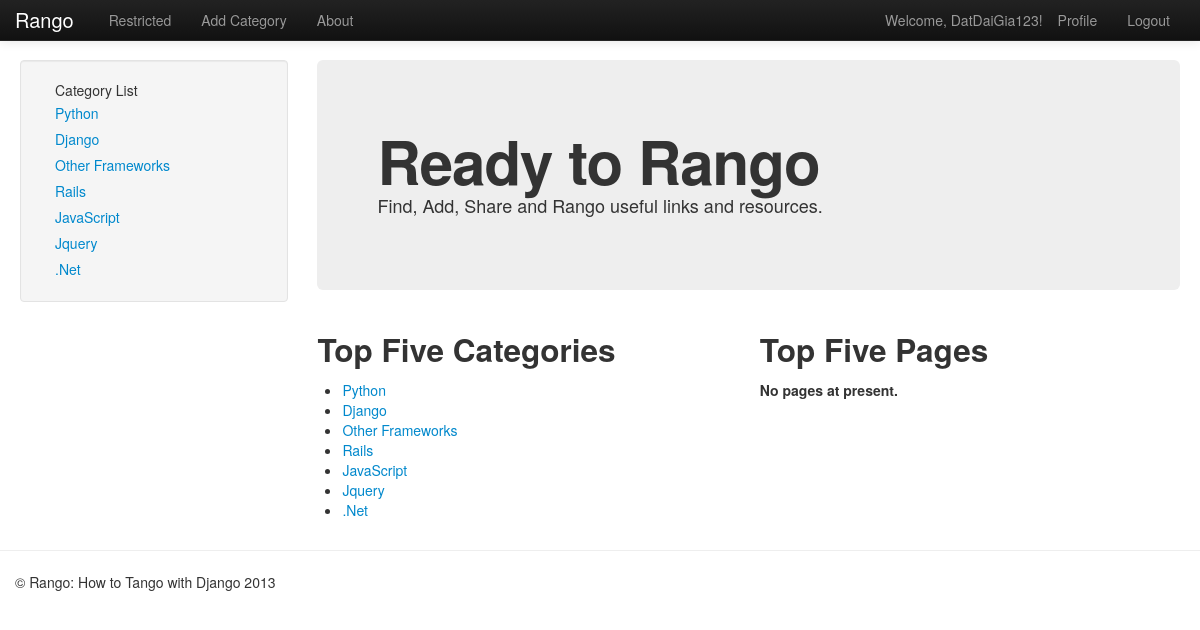
Screenshot of /rango/ (signed in) with the database file from the repository.
### rango/models.py (models this page shows, shortened)
class Category(models.Model):
    name = models.CharField(max_length=128, unique=True)
    views = models.IntegerField(default=0)
    likes = models.IntegerField(default=0)
    slug = models.SlugField()

### rango/views.py (the view)
def index(request):
  request.session.set_test_cookie()
  context = RequestContext(request)
  cat_list = get_category_list()
  context_dict = {'cat_list': cat_list}
  if request.session.get('last_visit'):
      last_visit_time = request.session.get('last_visit')
      visits = request.session.get('visits', 0)
      if (datetime.now() - datetime.strptime(last_visit_time[:-7], "%Y-%m-%d %H:%M:%S")).days > 0:
          request.session['visits'] = visits + 1
          request.session['last_visit'] = str(datetime.now())
  else:
      request.session['last_visit'] = str(datetime.now())
      request.session['visits'] = 1
  return render_to_response('rango/index.html', context_dict, context)

### rango/views.py (called while the page is built)
def get_category_list():
    cat_list = Category.objects.all()
    return cat_list

### templates/rango/index.html
{% extends 'rango/base.html' %}
{% load static %}
{% block body_block %}
<div class="hero-unit">
    <h1>Ready to Rango</h1>
    <p>Find, Add, Share and Rango useful links and resources.</p>
</div>
<div class="row-fluid">
    <div class="span6">
        <h2>Top Five Categories</h2>
        {% if cat_list %}
        <ul>
            {% for category in cat_list %}
            <li><a href="/rango/category/{{category.slug}}">{{ category.name }}</a></li>
            {% endfor %}
        </ul>
        {% else %}
        <strong>No categories at present.</strong>
        {% endif %}
    </div>
    <div class="span6">
        <h2>Top Five Pages</h2>
        {% if pages %}
        <ul>
            {% for page in pages %}
            <li><a href="{{ page.url}}">{{ page.title }}</a> - {{ page.category }} ({{ page.views }} view(s))</li>
            {% endfor %}
        </ul>
        {% else %}
        <strong>No pages at present.</strong>
        {% endif %}
    </div>
</div>
{% endblock %}

### templates/rango/base.html (shortened to what this page needs)
<!DOCTYPE html>
{% load static %}
<html>
    <head>
        <link href="{% static 'css/bootstrap-fluid-adj.css' %}" rel="stylesheet">
        <link href="{% static 'css/bootstrap.min.css' %}" rel="stylesheet" media="screen">
        <link href="{% static 'css/bootstrap-responsive.css' %}" rel="stylesheet">
    </head>
    <body>
      <div class="navbar navbar-inverse navbar-fixed-top">
        <div class="navbar-inner">
          <div class="container">
              <a class="brand" href="/rango/">Rango</a>
              <div class="nav-collapse collapse">
                  <ul class="nav pull-right">
                      {% if user.is_authenticated %}
                      <li class="navbar-text">Welcome, {{ user.username }}!</li>
                      <li><a href="/rango/profile">Profile</a></li>
                      <li><a href="/rango/logout/">Logout</a></li>
                      {% else %}
                      <li><a href="/rango/register/">Register</a></li>
                      <li><a href="/rango/login/">Login</a></li>
                      {% endif %}
                  </ul>
                  <ul class="nav">
                      {% if user.is_authenticated %}
                      <li><a href="/rango/restricted/">Restricted</a></li>
                      <li><a href="/rango/add_category/">Add Category</a></li>
                      {% endif %}
                      <li><a href="/rango/about/">About</a></li>
                  </ul>
              </div>
          </div>
        </div>
      </div>
      <div class="container-fluid">
        <div class="row-fluid">
            <div class="span3">
                <div class="well sidebar-nav">
                   <div id="cats">
                     {% if cat_list %}
                         <ul class="nav nav-list"><li>Category List</li></ul>
                         {% include 'rango/category_list.html' with cat_list=cat_list %}
                     {% endif %}
                  </div>
                </div>
            </div>
            <div class="span9">
                {% block body_block %}
                {% endblock %}
            </div>
        </div>
      </div>
      <hr>
      <footer>
        <div class="container">
          <p>&copy; Rango: How to Tango with Django 2013</p>
        </div>
      </footer>
    </body>
</html>

### templates/rango/category_list.html
<ul class="nav nav-list">
    {% if cat_list %}
        {% for cat in cat_list %}
            <li><a href="/rango/category/{{ cat.slug }}">{{ cat.name }}</a></li>
        {% endfor %}
    {% else %}
        <li>No categories at present.</li>
   {% endif %}
</ul>

### rows the page displays
Category: name "Python"
Category: name "Django"
Category: name "Other Frameworks"
Category: name "Rails"
Category: name "JavaScript"
Category: name "Jquery"
Category: name ".Net"

### other values shown
{{ user.username }} "DatDaiGia123"
